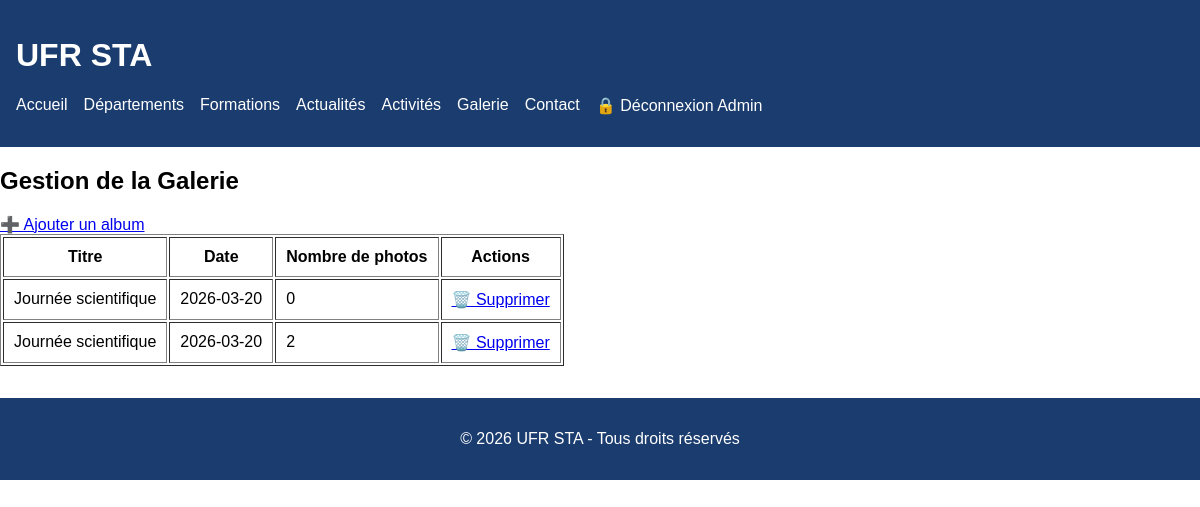
Screenshot of /admin/galerie (signed in) with the database file from the repository.
### app.py (models this page shows)
class Album(db.Model):
    id = db.Column(db.Integer, primary_key=True)
    titre = db.Column(db.String(200), nullable=False)
    description = db.Column(db.Text, nullable=True)
    date = db.Column(db.String(50), nullable=False)
    photos = db.relationship('Photo', backref='album', cascade='all, delete-orphan')

### app.py (the view)
@app.route('/admin/galerie')
@connexion_requise
def admin_galerie():
    tous_albums = Album.query.all()
    return render_template('admin/galerie_liste.html', albums=tous_albums)

### app.py (called while the page is built)
def connexion_requise(f):
    @wraps(f)
    def fonction_protegee(*args, **kwargs):
        if not session.get('admin_connecte'):
            return redirect(url_for('admin_login'))
        return f(*args, **kwargs)
    return fonction_protegee

### templates/admin/galerie_liste.html (shortened to what this page needs)
{% extends "base.html" %}
{% block contenu %}
<h2>Gestion de la Galerie</h2>
<a href="{{ url_for('admin_ajouter_album') }}">➕ Ajouter un album</a>
<table border="1" cellpadding="10">
    <tr>
        <th>Titre</th>
        <th>Date</th>
        <th>Nombre de photos</th>
        <th>Actions</th>
    </tr>
    {% for album in albums %}
    <tr>
        <td>{{ album.titre }}</td>
        <td>{{ album.date }}</td>
        <td>{{ album.photos|length }}</td>
        <td>
            <a href="{{ url_for('admin_supprimer_album', id=album.id) }}" onclick="return confirm('Supprimer cet album et toutes ses photos ?')">🗑️ Supprimer</a>
        </td>
    </tr>
    {% endfor %}
</table>
{% endblock %}

### static/css/style.css (style rules this page uses)
body { font-family: Arial, sans-serif; margin: 0; padding: 0; }

### rows the page displays
Album: titre "Journée scientifique", date "2026-03-20", photos|length "0"
Album: titre "Journée scientifique", date "2026-03-20", photos|length "2"
